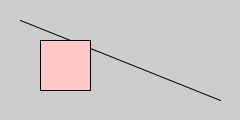
Frame 1 (no input)
Frame 60 (the mouse pressed at the canvas centre just before this capture): identical to frame 1, image omitted
Frame 120 (the mouse held since frame 60 and released just before this capture): identical to frame 1, image omitted

The Processing sketch that drew this single still picture (run headless with seeded random() and noise(); from frame 60 on, the mouse is pressed at the canvas centre):

// Processing sketch: processing_96654
// ── processing_96654.pde

void setup () {
  size(240,120);
  smooth();
}

void draw() {
  background(204);
  line (20,20,220,100);
  if (keyPressed){
  line(220,20,20,100);
  }


// Click on the window to give it focus
// and press the 'B' key

    if (key == 'b' || key == 'B') {
      fill(0);
    
  } else {
    fill(255,200,200);
  }
  rect(40, 40, 50, 50);
}
